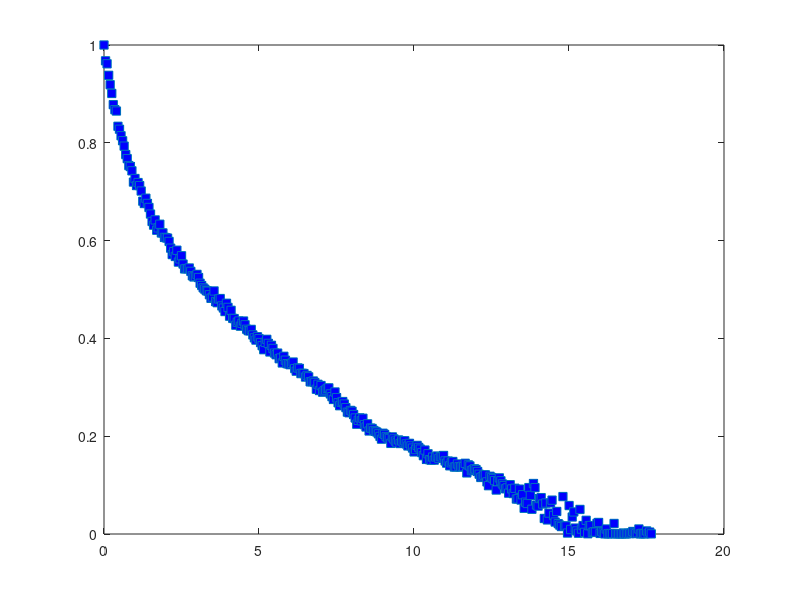

The MATLAB source for this figure:
T_exper = [0
0.05
0.1
0.15
0.2
0.25
0.3
0.35
0.4
0.45
0.5
0.55
0.6
0.65
0.7
0.750278
0.8
0.85
0.900278
0.950278
1.00028
1.05028
1.10028
1.15028
1.20028
1.25028
1.30028
1.35028
1.40028
1.45028
1.50028
1.55028
1.60028
1.65028
1.70028
1.75028
1.80056
1.85056
1.90056
1.95056
2.00056
2.05056
2.10056
2.15056
2.20056
2.25056
2.30056
2.35056
2.40056
2.45056
2.50056
2.55056
2.60056
2.65056
2.70056
2.75056
2.80056
2.85083
2.90083
2.95083
3.00083
3.05056
3.10083
3.15083
3.20083
3.25083
3.30083
3.35083
3.40083
3.45083
3.50083
3.55083
3.60083
3.65083
3.70083
3.75083
3.80083
3.85083
3.90083
3.95111
4.00111
4.05111
4.10083
4.15111
4.20111
4.25111
4.30111
4.35111
4.40111
4.45111
4.50111
4.55111
4.60111
4.65111
4.70111
4.75111
4.80111
4.85111
4.90111
4.95139
5.00139
5.05139
5.10139
5.15139
5.20139
5.25139
5.30139
5.35139
5.40139
5.45139
5.50139
5.55139
5.60139
5.65139
5.70139
5.75139
5.80139
5.85139
5.90139
5.95139
6.00139
6.05167
6.10167
6.15167
6.20167
6.25167
6.30167
6.35167
6.40167
6.45167
6.50167
6.55167
6.60167
6.65167
6.70167
6.75167
6.80167
6.85167
6.90167
6.95167
7.00194
7.05194
7.10194
7.15194
7.20194
7.25194
7.30194
7.35194
7.40194
7.45194
7.50194
7.55194
7.60194
7.65194
7.70194
7.75194
7.80194
7.85194
7.90194
7.95194
8.00194
8.05222
8.10222
8.15222
8.20222
8.25194
8.30222
8.35222
8.40222
8.45222
8.50222
8.55222
8.60222
8.65222
8.70222
8.75222
8.80222
8.85222
8.90222
8.95222
9.00222
9.05222
9.10222
9.1525
9.2025
9.2525
9.3025
9.3525
9.4025
9.4525
9.5025
9.5525
9.6025
9.6525
9.7025
9.7525
9.8025
9.8525
9.9025
9.9525
10.0025
10.0525
10.1025
10.1525
10.2028
10.2528
10.3028
10.3525
10.4028
10.4528
10.5028
10.5528
10.6028
10.6528
10.7028
10.7528
10.8028
10.8528
10.9028
10.9528
11.0028
11.0528
11.1028
11.1528
11.2031
11.2531
11.3031
11.3531
11.4028
11.4531
11.5031
11.5531
11.6031
11.6531
11.7031
11.7531
11.8031
11.8531
11.9031
11.9531
12.0031
12.0531
12.1031
12.1531
12.2031
12.2531
12.3033
12.3533
12.4031
12.4531
12.5033
12.5533
12.6033
12.6533
12.7033
12.7533
12.8033
12.8533
12.9033
12.9533
13.0033
13.0533
13.1033
13.1533
13.2033
13.2533
13.3033
13.3536
13.4033
13.4536
13.5036
13.5536
13.6036
13.6536
13.7036
13.7536
13.8036
13.8536
13.9036
13.9536
14.0036
14.0536
14.1036
14.1536
14.2036
14.2536
14.3036
14.3539
14.4036
14.4539
14.5039
14.5539
14.6039
14.6539
14.7039
14.7539
14.8039
14.8539
14.9039
14.9539
15.0039
15.0539
15.1039
15.1539
15.2039
15.2539
15.3039
15.3539
15.4039
15.4542
15.5042
15.5542
15.6042
15.6542
15.7042
15.7542
15.8042
15.8542
15.9042
15.9542
16.0042
16.0542
16.1042
16.1542
16.2042
16.2542
16.3042
16.3542
16.4042
16.4544
16.5044
16.5544
16.6044
16.6542
16.7044
16.7544
16.8044
16.8544
16.9044
16.9544
17.0044
17.0544
17.1044
17.1544
17.2044
17.2544
17.3044
17.3544
17.4044
17.4544
17.5044
17.5547
17.6047
17.6544]';

D_exper = [251.923
249.183
248.652
246.604
244.911
243.313
241.233
240.289
240.029
237.108
236.529
235.259
234.281
233.198
231.494
230.668
229.237
229.028
228.142
225.754
226.518
225.017
225.656
225
223.827
221.597
221.08
222.256
221.094
220.194
218.704
217.003
216.135
217.363
214.948
215.504
216.36
214.301
214.319
213.252
213.16
213.079
212.274
210.633
209.056
209.778
208.577
210.133
207.15
207.975
208.764
206.659
205.408
205.509
205.441
205.657
204.776
203.614
203.31
203.507
203.989
203.161
201.641
201.027
200.395
200.038
199.617
199.48
198.506
197.515
197.864
199.558
196.604
196.295
197.33
197.453
195.36
194.768
193.755
196.126
194.946
192.378
194.104
191.74
191.689
189.695
190.576
190.962
189.393
190.266
190.965
189.833
188.458
188.052
187.959
188.424
186.713
185.789
185.073
186.147
185.526
184.286
183.28
181.983
184.348
185.318
184.021
181.221
183.408
182.38
180.846
180.308
180.852
178.964
179.201
177.493
179.772
178.454
177.255
177.178
176.91
177.391
177.824
175.522
174.599
175.763
175.596
173.744
173.853
173.756
172.471
173.069
172.581
170.719
170.761
171.03
170.471
167.87
169.786
167.402
169.32
166.734
167.251
167.615
168.221
168.445
166.061
164.978
163.857
166.841
164.588
162.485
161.276
162.72
162.999
161.98
160.469
158.527
158.272
159.27
158.922
157.495
155.948
153.098
154.882
156.014
154.701
155.832
152.888
151.805
153.302
149.896
151.306
151.102
150.145
149.73
149.368
148.492
147.219
145.808
148.794
148.222
147.147
146.506
146.184
143.637
146.984
145.948
144.833
143.954
145.435
143.564
144.886
144.322
145.013
143.341
142.254
143.645
142.28
141.102
138.965
140.28
142.55
141.459
140.555
138.577
136.815
140.015
134.616
137.924
134.468
134.12
135.997
134.151
136.056
136.631
135.196
136.233
136.143
136.925
133.666
132.303
133.604
130.641
132.527
133.338
129.815
129.974
131.792
130.161
129.867
130.376
130.085
132.222
125.933
131.265
130.57
127.46
128.016
128.724
128.165
126.919
125.02
122.742
123.238
124.35
124.66
119.433
116.474
123.58
122.675
121.912
120.414
112.838
119.82
122.464
120.271
117.855
116.587
113.911
114.649
110.086
117.265
113.794
109.763
114.361
104.528
104.76
113.628
103.515
108.688
94.378
101.318
99.9915
114.908
108.075
93.1488
118.187
114.894
98.239
96.9532
105.068
105.944
99.3357
79.8026
100.436
77.174
88.1028
100.528
103.453
84.5943
73.0964
90.3193
69.6687
66.1144
62.4937
106.963
64.0496
64.1246
31.1893
97.6468
52.7605
82.2024
89.7119
57.9176
46.1882
28.9683
92.9425
54.3007
65.1351
37.7997
76.5451
20.4981
64.8527
65.2377
37.084
41.5024
39.3916
70.5035
72.255
26.5646
43.0098
38.1814
17.1333
54.7604
18.9457
24.7355
22.644
24.3415
70.0863
22.2499
23.5343
16.7308
18.7056
20.3588
32.1238
19.7495
15.9647
27.297
25.0378
33.1086
43.4371
37.6055
23.7064
33.674
54.8343
15.9354
27.4966
17.6057
22.6359
46.5619
26.257
39.6692
16.9545]';

D_exper0 = D_exper(1)

VFR_exper = D_exper.^3/D_exper0^3;
%figure(55)
plot(T_exper,VFR_exper,'MarkerFaceColor',[0 0 1],'Marker','square','LineStyle','none')

% Make sure there is a place for figures and save as a pdf
if ~exist('./figs','dir'); mkdir('./figs'); end;
saveas(gcf,['./figs/VFR_compare.pdf'],'pdf'); 